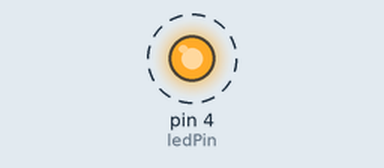
This sketch was run on a simulated Arduino Uno, built with avr-gcc and run on an emulated ATmega328P. On the bench: output pins drawn as LEDs (lit = HIGH). Dashed ring = blinking.

Above: at 0.5 s.
Timing chart, 0 to 4.6 s (numbered marks = the images above):
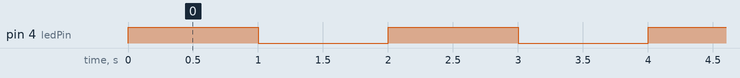

The sketch:

04B_Basic_Interrupts.ino
```cpp
int buttonPin = 7; // Define pin number for button
int ledPin = 4; // Define pin number for LED

void setup() {

  pinMode(ledPin, OUTPUT); // Set LED pin as output
  pinMode(buttonPin, INPUT_PULLUP); // Set button pin as input with pull-up resistor
  attachInterrupt(digitalPinToInterrupt(buttonPin), pressedBlink, CHANGE);
}

void loop() {


    digitalWrite(ledPin, HIGH); // Turn on LED
    delay(1000); // Wait for 500ms
    digitalWrite(ledPin, LOW); // Turn off LED
    delay(1000); // Wait for 500ms
    digitalWrite(ledPin, HIGH); // Turn on LED
    delay(1000); // Wait for 500ms
    digitalWrite(ledPin, LOW); // Turn off LED
    delay(1000); // Wait for 500ms


}


void pressedBlink(){

  while (digitalRead(buttonPin) == LOW) { // While button is not pressed
    digitalWrite(ledPin, HIGH); // Turn on LED
  }

}
```

Measured:
- by itself, pin 4 (ledPin): alternates HIGH for 1.0 s and LOW for 1.0 s
